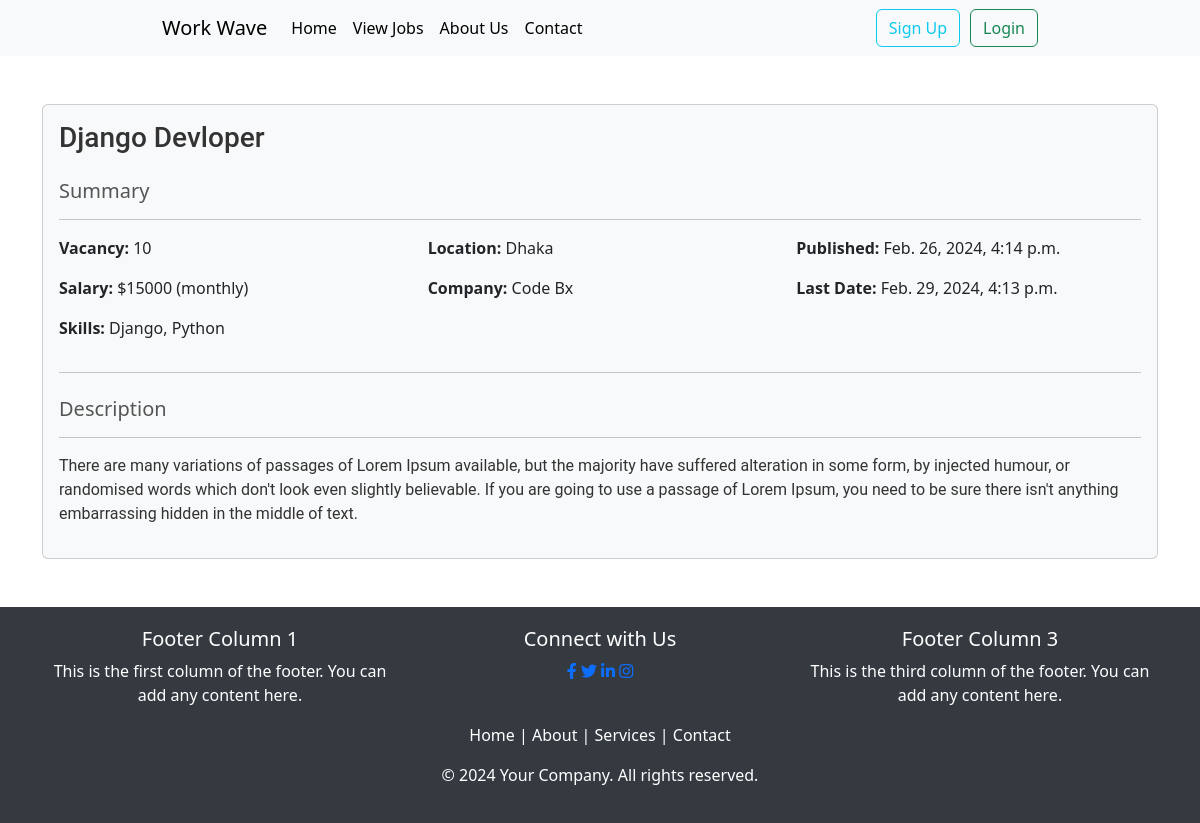
The page /jobs/circular_details/1 on the database its author committed.
### jobs/models.py (models this page shows, shortened)
class jobCircularModel(models.Model):
    publisher = models.ForeignKey(User, on_delete=models.CASCADE)
    job_title = models.CharField(max_length=100)
    description = models.TextField()
    requirements = models.CharField(max_length=200)
    location = models.CharField(max_length=100)
    company_name = models.CharField(max_length=100)
    post_date = models.DateTimeField(auto_now_add=True)
    last_date = models.DateTimeField(auto_now_add=False)
    vacancy = models.IntegerField()
    salary = models.IntegerField()
    job_category = models.ManyToManyField(jobCategoryModel)
    class Meta:
        verbose_name_plural = "Job Circular"

### jobs/views.py (the view)
# urls.py: path("circular_details/<int:id>", CircularDetails.as_view(), name="circular_details"),
class CircularDetails(DetailView):
    model = models.jobCircularModel
    pk_url_kwarg = 'id'
    template_name = 'circular_details.html'

### jobs/templates/circular_details.html (shortened to what this page needs)
{% extends "base.html" %}
{% load crispy_forms_tags %}
{% block content %}
<div class="container py-5">
  <div class="card bg-light">
    <div class="card-body">
      <h3 class="mb-4" style="font-family: 'Roboto', sans-serif; color: #333;">{{ object.job_title }}</h3>
      <h5 class="card-title" style="color: #555;">Summary</h5>
      <hr />
      <div class="row">
        <div class="col-md-4">
          <p><strong>Vacancy:</strong> {{ object.vacancy }}</p>
          <p><strong>Salary:</strong> ${{ object.salary }} (monthly)</p>
          <p><strong>Skills:</strong> {{ object.requirements }}</p>
        </div>
        <div class="col-md-4">
          <p><strong>Location:</strong> {{ object.location }}</p>
          <p><strong>Company:</strong> {{ object.company_name }}</p>
        </div>
        <div class="col-md-4">
          <p><strong>Published:</strong> {{ object.post_date }}</p>
          <p><strong>Last Date:</strong> {{ object.last_date }}</p>
        </div>
      </div>
      <hr />
      <h5 class="mt-4" style="color: #555;">Description</h5>
      <hr />
      <p style="font-family: 'Roboto', sans-serif; color: #333;">{{ object.description }}</p>
    </div>
  </div>
</div>
{% endblock %}

### rows shown on the page
jobCircularModel: job_title "Django Devloper", vacancy "10", salary "15000", requirements "Django, Python", location "Dhaka", company_name "Code Bx", post_date "Feb. 26, 2024, 4:14 p.m.", last_date "Feb. 29, 2024, 4:13 p.m.", description "There are many variations of passages of Lorem Ipsum available, but the majority have suffered alteration in some form, by injected humour, or randomised words which don't look even slightly believable. If you are going to use a passage of Lorem Ipsum, you need to be sure there isn't anything embarrassing hidden in the middle of text."
